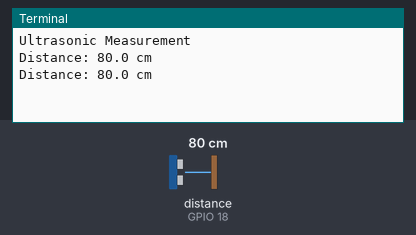
Bench run of a program on a simulated Raspberry Pi (BCM pin numbers). Shown: the last lines printed to the terminal. The test bench sets the inputs (shaded band); at power-on: distance to the obstacle (sensor on GPIO 18) 80 cm. The echo pulse lasts 58.3 µs per cm.

Above: at 1.2 s.
1.3 s: distance to the obstacle (sensor on GPIO 18) set to 2 cm
At 1.9 s:
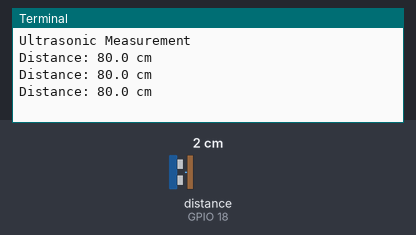
2.8 s: distance to the obstacle (sensor on GPIO 18) set to 4 cm
At 3.4 s:
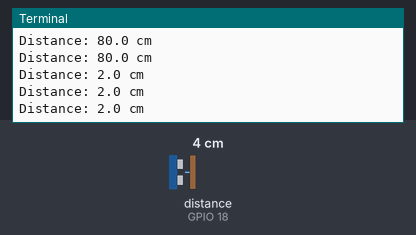
Timing chart, 0 to 5.8 s (numbered marks = the images above; inputs shaded):
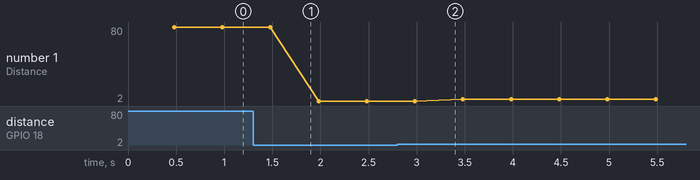

Measured:
- plotted number 1: 80 → 2 after the input at 1.3 s, 2 → 4 after the input at 2.8 s

The program:

6-distance.py
```python
# CamJam EduKit 3 - Robotics
# Worksheet 6 - Measuring Distance

import time  # Import the Time library

from gpiozero import DistanceSensor  # Import GPIO Zero Library

# Define GPIO pins to use on the Pi
pintrigger = 17
pinecho = 18

sensor = DistanceSensor(echo=pinecho, trigger=pintrigger)

print("Ultrasonic Measurement")

try:
    # Repeat the next indented block forever
    while True:
        print("Distance: %.1f cm" % (sensor.distance * 100))
        time.sleep(0.5)

# If you press CTRL+C, cleanup and stop
except KeyboardInterrupt:
    exit()
```
